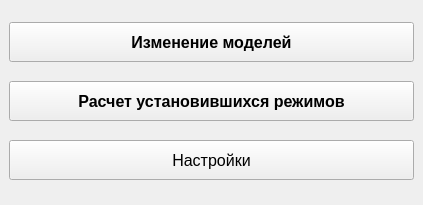
<?xml version="1.0" encoding="UTF-8"?>
<ui version="4.0">
 <class>choice</class>
 <widget class="QMainWindow" name="choice">
  <property name="enabled">
   <bool>true</bool>
  </property>
  <property name="geometry">
   <rect>
    <x>0</x>
    <y>0</y>
    <width>423</width>
    <height>205</height>
   </rect>
  </property>
  <property name="windowTitle">
   <string>Программа автоматизации работы с RastrWin3</string>
  </property>
  <widget class="QWidget" name="centralwidget">
   <layout class="QGridLayout" name="gridLayout">
    <item row="1" column="0">
     <widget class="QPushButton" name="correction">
      <property name="minimumSize">
       <size>
        <width>0</width>
        <height>40</height>
       </size>
      </property>
      <property name="font">
       <font>
        <pointsize>12</pointsize>
        <weight>75</weight>
        <bold>true</bold>
        <strikeout>false</strikeout>
       </font>
      </property>
      <property name="text">
       <string>Изменение моделей</string>
      </property>
     </widget>
    </item>
    <item row="2" column="0">
     <widget class="QPushButton" name="calc_ur">
      <property name="minimumSize">
       <size>
        <width>0</width>
        <height>40</height>
       </size>
      </property>
      <property name="font">
       <font>
        <pointsize>12</pointsize>
        <weight>75</weight>
        <bold>true</bold>
       </font>
      </property>
      <property name="text">
       <string>Расчет установившихся режимов</string>
      </property>
     </widget>
    </item>
    <item row="3" column="0">
     <widget class="QPushButton" name="settings">
      <property name="minimumSize">
       <size>
        <width>0</width>
        <height>40</height>
       </size>
      </property>
      <property name="maximumSize">
       <size>
        <width>16777215</width>
        <height>16777215</height>
       </size>
      </property>
      <property name="font">
       <font>
        <family>Arial</family>
        <pointsize>12</pointsize>
        <weight>50</weight>
        <bold>false</bold>
       </font>
      </property>
      <property name="toolTip">
       <string/>
      </property>
      <property name="text">
       <string>Настройки</string>
      </property>
     </widget>
    </item>
   </layout>
  </widget>
 </widget>
 <resources/>
 <connections/>
</ui>
